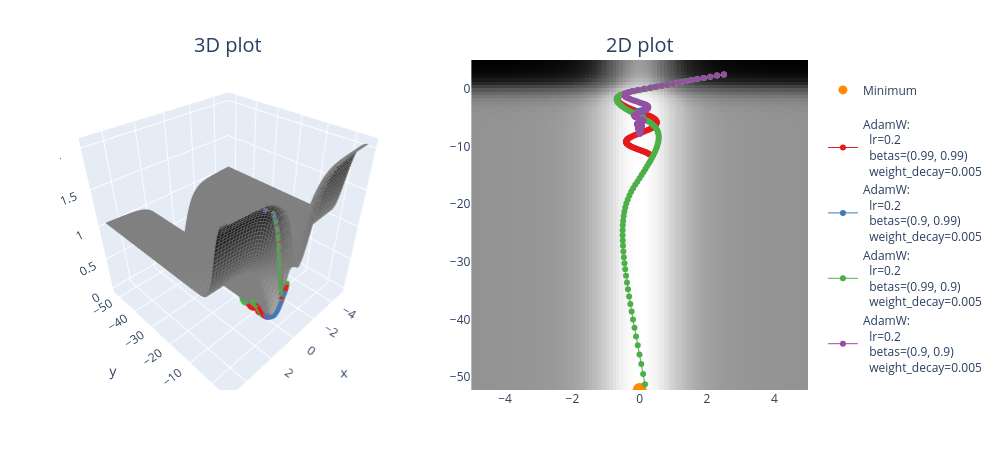

The code cell stored with this chart in its notebook:
### Markdown cell above
### Exercise - experiment with different optimizers & params

> ```yaml
> Difficulty: 🔴🔴⚪⚪⚪
> Importance: 🔵🔵🔵⚪⚪
> 
> You should spend up to 20-30 minutes on this exercise.
> ```

We've given you a function below which works just like `opt_fn_with_sgd` from earlier, but takes in a general optimizer and hyperparameters (as a dictionary of keyword arguments like `lr` and `momentum`).

You should use this function to play around with different optimizers and hyperparameters, comparing their performance. The code below gives one example of such a comparison, run it now and see what you get:

### Code cell
def opt_fn(
    fn: Callable,
    xy: Tensor,
    optimizer_class,
    optimizer_hyperparams: dict,
    n_iters: int = 100,
) -> Tensor:
    """Optimize the a given function starting from the specified point.

    optimizer_class: one of the optimizers you've defined, either SGD, RMSprop, or Adam
    optimzer_kwargs: keyword arguments passed to your optimiser (e.g. lr and weight_decay)
    """
    assert xy.requires_grad

    optimizer = optimizer_class([xy], **optimizer_hyperparams)

    xy_list = [xy.detach().clone()]  # so that we don't unintentionally modify past values in `xy_list`

    for i in range(n_iters):
        fn(xy[0], xy[1]).backward()
        optimizer.step()
        optimizer.zero_grad()
        xy_list.append(xy.detach().clone())

    return t.stack(xy_list)


loss = pathological_curve_loss

points = []

#optimizer_list = [
#    (SGD, {"lr": 0.03, "momentum": 0.99}),
#    (RMSprop, {"lr": 0.02, "alpha": 0.99, "momentum": 0.8}),
#    (Adam, {"lr": 0.2, "betas": (0.99, 0.99), "weight_decay": 0.005}),
#    (AdamW, {"lr": 0.2, "betas": (0.99, 0.99), "weight_decay": 0.005}),
#]

optimizer_list = [
    (AdamW, {"lr": 0.2, "betas": (0.99, 0.99), "weight_decay": 0.005}),
    (AdamW, {"lr": 0.2, "betas": (0.90, 0.99), "weight_decay": 0.005}),
    (AdamW, {"lr": 0.2, "betas": (0.99, 0.90), "weight_decay": 0.005}),
    (AdamW, {"lr": 0.2, "betas": (0.90, 0.90), "weight_decay": 0.005}),
]

for optimizer_class, params in optimizer_list:
    xy = t.tensor([2.5, 2.5], requires_grad=True)
    xys = opt_fn(
        loss,
        xy=xy,
        optimizer_class=optimizer_class,
        optimizer_hyperparams=params,
    )
    points.append((xys, optimizer_class, params))

plot_fn_with_points(loss, min_points=[(0, "y_min")], points=points)
